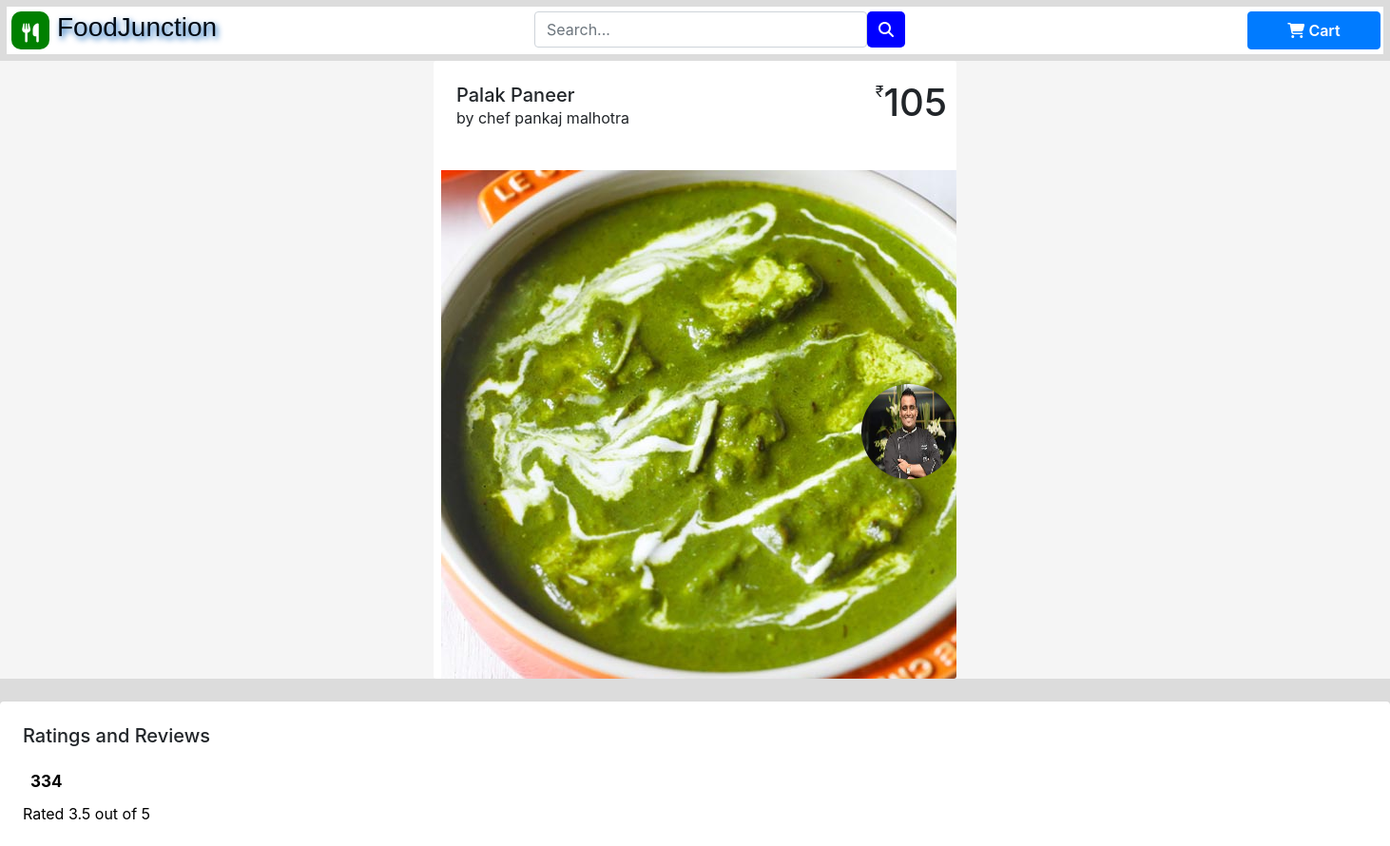
Page /food/2 (upper part) on the earlier database version.
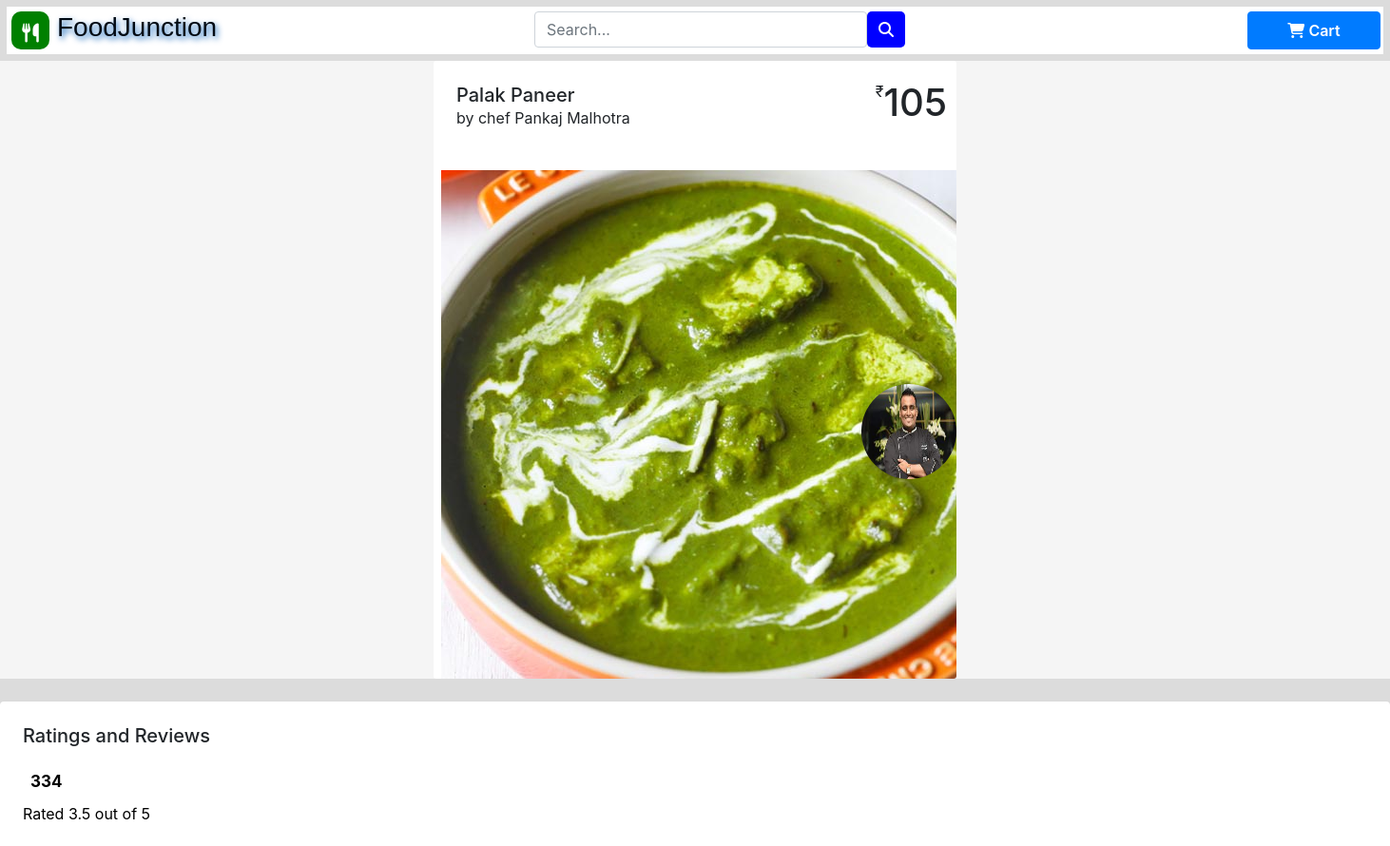
Same page on the later database version.
### fooddelivery/models.py (models this page shows, shortened)
class Foods(models.Model):
    name = models.CharField(max_length=20)
    photo = models.CharField(max_length=40)
    calorie = models.FloatField()
    fats = models.FloatField()
    carbs = models.FloatField()
    protien = models.FloatField()
    addn_nuti_info = models.CharField(max_length=25)
    description = models.CharField(max_length=1000)
    avilability = models.BooleanField()
    prise = models.IntegerField(default=0)
    chef = models.ForeignKey(Users, on_delete = models.CASCADE)

class Users(models.Model):
    username = models.CharField(max_length=30,null=False,unique=True)
    name = models.CharField(max_length=50,null= False)
    gender = models.CharField(max_length=1,null=False)
    contact = models.CharField(max_length=10)
    is_chef = models.BooleanField(default=False)
    photo = models.CharField(max_length=40,null= True)

### fooddelivery/views.py (the view)
# urls.py: path('food/<int:id>',views.food,name = "food"),
def food(request,id,messsage = None):
    context = dict()
    context['food'] = models.Foods.objects.get(id = id)
    context['message'] = messsage
    return render(request,"product.html",context)

### Templates/product.html (shortened to what this page needs)
{% load static %}
<!DOCTYPE html>
<html lang="en">
<head>
    <link rel="stylesheet" href="https://maxcdn.bootstrapcdn.com/bootstrap/4.0.0/css/bootstrap.min.css"
>
     <link rel="stylesheet" href="https://unpkg.com/swiper/swiper-bundle.min.css" />
     <link href="https://cdn.jsdelivr.net/npm/bootstrap@4.3.1/dist/css/bootstrap.min.css" rel="stylesheet">
  <link rel="stylesheet" type="text/css" href = "{% static 'r.css' %}" />
</head>
<body>
        <div class="row" style="background-color:white">
            <div class="food"><i class="fas fa-utensils"></i></div>
            <label class="logo">
                <h3 style="color:hsl(210, 100%, 4%)">FoodJunction</h3>
            </label>
            <form action="/search/" method="POST">
                <div class="input-group">
                    <div class="form-outline" style="width:220px;width:350px;margin-left: 510px;">
                        <input type="search" id="form1" name="search" placeholder="Search..." class="form-control">
                    </div>
                    <button type="button" style="width:40px;border-radius:5px;border:transparent; background:blue"><i style="color:white"class="fas fa-search" onclick="alert('hello')"></i></button>
            </form>
            <button type="button" style="position: absolute;left: 1260px;height:40px" class="btn btn-primary" onclick="location.href = '{% url "fooddelivery:cart" %}'">
                <i class="fas fa-shopping-cart"></i> Cart
            </button>
        </div>
    <div class="back">
        <div class="container d-flex justify-content-center">
            <div class="card p-2">
                <div class="p-info px-3 py-3">
                    <div>
                        <h5 class="mb-0">{{food.name}}</h5> <span>by chef {{food.chef.name}}</span>
                    </div>
                    <div class="p-price d-flex flex-row"> <span>₹</span>
                        <h1>{{food.prise}}</h1>
                    </div>
                    {% if food.avilability %}
                    <div class="heart"> <i class="bx bx-heart">In Stock</i> </div>
                    {%else%}
                    <div class="heart"> <i class="bx bx-heart">Not In Stock</i> </div>
                    {% endif %}
                </div>
                <div class="text-center p-image"> <img src="{% url 'fooddelivery:image' food.photo %}"> </div>
                <div class="chef"> <img src="{% url 'fooddelivery:image' food.chef.photo %}" style="border-radius: 50%;width: 100px;height: 100px;"> </div>
            </div>
        </div>
    </div>
    <br>
    <div class="bg-white rounded shadow-sm p-4 mb-4 clearfix graph-star-rating">
        <h5 class="mb-0 mb-4">Ratings and Reviews</h5>
        <div class="graph-star-rating-header">
            <div class="star-rating">
                <a href="#"></a> <b class="text-black ml-2">334</b>
            </div>
            <p class="text-black mb-4 mt-2">Rated 3.5 out of 5</p>
        </div>
    </div>
</body>
</html>

Differences in the rows shown:
changed through a linked row, Foods "Palak Paneer": chef.name "pankaj malhotra" → "Pankaj Malhotra"
